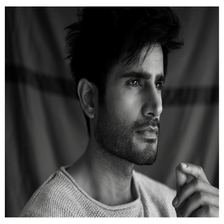
#> input picture Indian/resize/00000293_resized.png, 224 x 224 px, found by its file name
$ python skinDetector.py Indian/resize/00000293_resized.png
#> lines starting #> are read from the running program, lines starting #| are printed output that depends on the picture; after the words box and inside, x2 and y2 are one past the last pixel; in counts of white or black regions, pixels touching at a corner belong together; long printed decimals are rounded
import sys
from enum import Enum, auto
import cv2
import numpy as np
from matplotlib import pyplot as plt
from scipy.stats import f_oneway


class Method(Enum):
    '''Available methods for processing an image
                    REGION_BASED: segment the skin using the HSV and YCbCr colorspaces, followed by the Watershed algorithm'''
    REGION_BASED = auto()


class SkinDetector():

    def __init__(self, image_path: str) -> None:
#> called with image_path = './Negroids/Negroids/00000293_resized.png'
        self.image = cv2.imread(image_path)
#> self.image is the input picture: shape (224, 224, 3); mean B, G, R 77.4, 77.7, 77.7
        self.image_mask = None
        self.skin = None

    def find_skin(self, method=Method.REGION_BASED) -> None:
        '''function to process the image based on some method '''
        if (method == Method.REGION_BASED):
            self.__color_segmentation()
            self.__region_based_segmentation()

    def get_resulting_images(self) -> tuple:
        """Returns the processed images
                        [0] = The original image
                        [1] = The resulting image mask containing the skin
                        [2] = The result image after a bitwise_and of [1] and [0]"""

        return self.image, self.image_mask, self.skin

    def __color_segmentation(self) -> None:
        '''Apply a threshold to an HSV and YCbCr images, the used values were based on current research papers along with some empirical tests and visual evaluation'''

        HSV_image = cv2.cvtColor(self.image, cv2.COLOR_BGR2HSV)
#> HSV_image: shape (224, 224, 3); mean H, S, V 6, 1, 77.7
        YCbCr_image = cv2.cvtColor(self.image, cv2.COLOR_BGR2YCR_CB)
#> YCbCr_image: shape (224, 224, 3); mean of channels 0, 1, 2 77.7, 128, 127.8

        lower_HSV_values = np.array([0, 30, 50], dtype="uint8")
        upper_HSV_values = np.array([180, 180, 160], dtype="uint8")

        lower_YCbCr_values = np.array((0, 138, 67), dtype="uint8")
        upper_YCbCr_values = np.array((255, 173, 133), dtype="uint8")

        # A binary mask is returned. White skin_reshape (255) represent skin_reshape that fall into the upper/lower.
        mask_YCbCr = cv2.inRange(
            YCbCr_image, lower_YCbCr_values, upper_YCbCr_values)
#> mask_YCbCr: shape (224, 224); every value is 0
        mask_HSV = cv2.inRange(HSV_image, lower_HSV_values, upper_HSV_values)
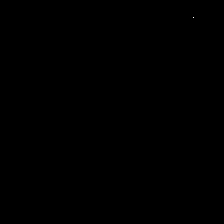
#> mask_HSV: shape (224, 224); 0% white in thin lines or dots, all inside (x1, y1, x2, y2) = (193, 17, 194, 18)

        self.skin_mask = cv2.add(mask_HSV, mask_YCbCr)

    def __region_based_segmentation(self) -> None:
        '''Function that applies Watershed and morphological operations on the thresholded image morphological operations'''

        image_foreground = cv2.erode(
            self.skin_mask, None, iterations=3)  # remove noise

        # The background region is reduced a little because of the dilate operation
        dilated_binary_image = cv2.dilate(self.skin_mask, None, iterations=3)
#> dilated_binary_image: shape (224, 224); 0.1% white; 1 white region, box (x1, y1, x2, y2) and area: (190, 14, 197, 21) 49
        # set all background regions to 128
        _, image_background = cv2.threshold(
            dilated_binary_image, 1, 128, cv2.THRESH_BINARY)

        # add both foreground and background, forming markers. The markers are "seeds" of the future image regions.
        image_marker = cv2.add(image_foreground, image_background)
        image_marker32 = np.int32(image_marker)  # convert to 32SC1 format

        image_marker32 = cv2.watershed(self.image, image_marker32)
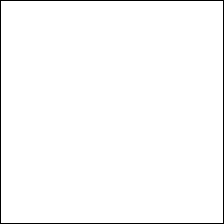
#> image_marker32: shape (224, 224) int32; values -1 (black) and 128 (white), 98.2% white; black in thin lines or dots
        m = cv2.convertScaleAbs(image_marker32)  # convert back to uint8

        # bitwise of the mask with the input image
        _, self.image_mask = cv2.threshold(
            m, 0, 255, cv2.THRESH_BINARY + cv2.THRESH_OTSU)
#> self.image_mask: shape (224, 224); 98.2% white; black in thin lines or dots
        self.skin = cv2.bitwise_and(
            self.image, self.image, mask=self.image_mask)

    def show_all_images(self, window_title="Original Image | Skin Mask | Result") -> None:
        '''Show all processed images concatenated along the 1 axis using imshow '''
#> called with window_title = 'Original Image | Skin Mask | Result'
        rgb_mask = cv2.cvtColor(self.image_mask, cv2.COLOR_GRAY2RGB)
#> rgb_mask: shape (224, 224, 3); 98.2% white; black in thin lines or dots
        cv2.namedWindow(window_title, cv2.WINDOW_NORMAL)

        # Convert to HSV
        hsv_img = cv2.cvtColor(self.skin, cv2.COLOR_BGR2HSV)
#> hsv_img: shape (224, 224, 3); mean H, S, V 6, 1, 73.2

        # Increase hue and saturation
        hue_shift = 15
        saturation_scale = 1.5
        hsv_img[:, :, 0] = (hsv_img[:, :, 0] + hue_shift) % 180
#> hsv_img: shape (224, 224, 3); mean H, S, V 21, 1, 73.2
        hsv_img[:, :, 1] = hsv_img[:, :, 1] * saturation_scale
#> hsv_img: shape (224, 224, 3); mean H, S, V 21, 1.5, 73.2

        # Convert back to BGR
        yellow_face = cv2.cvtColor(hsv_img, cv2.COLOR_HSV2BGR)

        # Display result
        cv2.imshow(window_title, np.concatenate(
            (self.image, rgb_mask, self.skin, yellow_face), axis=1))
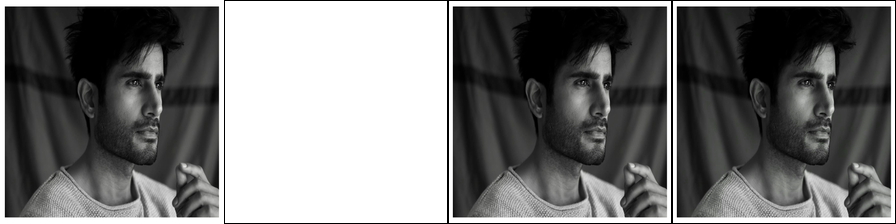
#> window 'Original Image | Skin Mask | R': shape (224, 896, 3); mean B, G, R 118.3, 118.6, 118.5

        # Skin detected image histogram
        plt.subplot(1, 2, 1)
        blue_color = cv2.calcHist([self.skin], [0], None, [256], [1, 256])
#> blue_color = 256 values, max 2649 at index 254, min 0 at index 255, mean 179.4
        green_color = cv2.calcHist([self.skin], [1], None, [256], [1, 256])
#> green_color = 256 values, max 2652 at index 254, min 0 at index 226, mean 179.4
        red_color = cv2.calcHist([self.skin], [2], None, [256], [1, 256])
#> red_color has the same summary as green_color

        plt.plot(blue_color, color="blue")
        plt.plot(green_color, color="green")
        plt.plot(red_color, color="red")

        # Yello skin image histogram
        plt.subplot(1, 2, 2)
        blue_color = cv2.calcHist([yellow_face], [0], None, [256], [1, 256])
#> blue_color = 256 values, max 2649 at index 254, min 0 at index 226, mean 179.4
        green_color = cv2.calcHist([yellow_face], [1], None, [256], [1, 256])
        red_color = cv2.calcHist([yellow_face], [2], None, [256], [1, 256])
#> red_color = 256 values, max 2649 at index 254, min 0 at index 255, mean 179.4

        plt.plot(blue_color, color="blue")
        plt.plot(green_color, color="green")
        plt.plot(red_color, color="red")

        # reshape images
        skin_reshape = self.skin.reshape(-1, 3)
        yellow_skin_reshape = yellow_face.reshape(-1, 3)

        # Separate the pixel values for each RGB channel
        blue_channel_skin = skin_reshape[:, 0]
        blue_channel_yellow_skin = yellow_skin_reshape[:, 0]
        green_channel_skin = skin_reshape[:, 1]
        green_channel_yellow_skin = yellow_skin_reshape[:, 1]
        red_channel_skin = skin_reshape[:, 2]
        red_channel_yellow_skin = yellow_skin_reshape[:, 2]

        # Perform ANOVA test for each channel
        _, red_pvalue = f_oneway(red_channel_skin, red_channel_yellow_skin)
#> red_pvalue = 0.452
        _, green_pvalue = f_oneway(
            green_channel_skin, green_channel_yellow_skin)
#> green_pvalue = 0.989
        _, blue_pvalue = f_oneway(blue_channel_skin, blue_channel_yellow_skin)
#> blue_pvalue = 0.604

        # Print the p-values
        print("Red channel p-value:", red_pvalue)
#| Red channel p-value: 0.4518
        print("Green channel p-value:", green_pvalue)
#| Green channel p-value: 0.9893
        print("Blue channel p-value:", blue_pvalue)
#| Blue channel p-value: 0.6036


        plt.show()
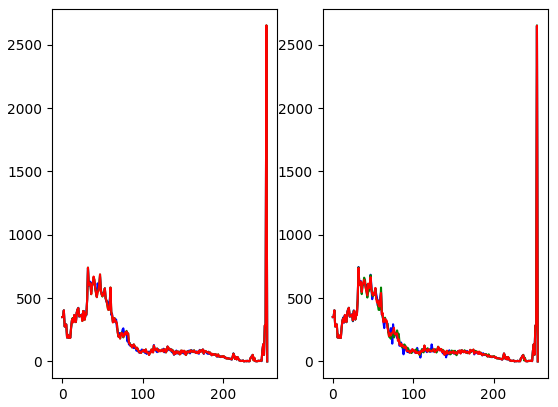
#> figure drawn by matplotlib, 2 panels; panel 1: curve peaks at x = 254, y = 2649; panel 1: curve peaks at x = 254, y = 2652; panel 1: curve peaks at x = 254, y = 2652; panel 2: curve peaks at x = 254, y = 2649
        cv2.waitKey(0)


'''This is an example script for running the default library processing method'''
# from trial1 import SkinDetector


imageName = sys.argv[1]

detector = SkinDetector(
    image_path="./Negroids/Negroids/00000293_resized.png")
detector.find_skin()
detector.show_all_images()

$ run again, with Indian/resize/00000001_resized.png copied over Indian/resize/00000293_resized.png
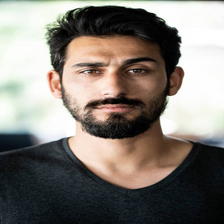
#> input picture Indian/resize/00000001_resized.png, 224 x 224 px, found by its file name
#> in __init__, self.image is the input picture: shape (224, 224, 3); mean B, G, R 116.9, 123.4, 129.3
#> HSV_image: shape (224, 224, 3); mean H, S, V 47.1, 59.4, 133.9
#> YCbCr_image: shape (224, 224, 3); mean of channels 0, 1, 2 124.4, 131.5, 123.8
#> in __color_segmentation, `mask_YCbCr = cv2.inRange( YCbCr_image, lower_YCbCr_values, upper_YCbCr..`:
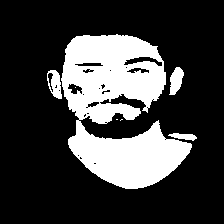
#> mask_YCbCr: shape (224, 224); 24.7% white; 7 white regions (3 under 20 px), largest, box (x1, y1, x2, y2) and area: (61, 34, 192, 189) 11719, (169, 67, 184, 95) 271, (47, 70, 62, 99) 265, (168, 133, 197, 141) 136
#> mask_HSV: shape (224, 224); 15.9% white; 121 white regions (109 under 20 px), largest, box (x1, y1, x2, y2) and area: (47, 28, 167, 137) 3616, (119, 67, 193, 174) 2188, (0, 132, 134, 190) 796
#> self.skin_mask: shape (224, 224); 30.1% white; 104 white regions (95 under 20 px), largest, box (x1, y1, x2, y2) and area: (0, 28, 193, 190) 13911, (36, 164, 85, 187) 399, (168, 133, 199, 142) 153
#> image_foreground: shape (224, 224); 16.6% white; 5 white regions (1 under 20 px), largest, box (x1, y1, x2, y2) and area: (55, 37, 164, 124) 4434, (71, 124, 189, 186) 3792, (173, 71, 180, 89) 64, (52, 147, 64, 157) 44
#> dilated_binary_image: shape (224, 224); 47.2% white; 7 white regions, largest, box (x1, y1, x2, y2) and area: (0, 2, 224, 204) 22884, (0, 194, 21, 224) 483, (140, 0, 173, 4) 132
#> in show_all_images, `blue_color = cv2.calcHist([self.skin], [0], None, [256], [1, 256])`: blue_color = 256 values, max 85 at index 212, min 0 at index 0, mean 32.56
#> in show_all_images, `green_color = cv2.calcHist([self.skin], [1], None, [256], [1, 256])`: green_color = 256 values, max 95 at index 226, min 0 at index 0, mean 32.56
#> red_color = 256 values, max 171 at index 246, min 0 at index 0, mean 32.56
#> in show_all_images, `blue_color = cv2.calcHist([yellow_face], [0], None, [256], [1, 256])`: blue_color = 256 values, max 95 at index 34, min 0 at index 206, mean 32.55
#> in show_all_images, `green_color = cv2.calcHist([yellow_face], [1], None, [256], [1, 256])`: green_color = 256 values, max 140 at index 237, min 0 at index 0, mean 32.56
#> red_pvalue = 0.987
#> green_pvalue = 9.31e-27
#> blue_pvalue = 1.73e-65
#| Red channel p-value: 0.9869
#| Green channel p-value: 9.314223338493581e-27
#| Blue channel p-value: 1.72922821709939e-65
#> in show_all_images, `plt.show()`:
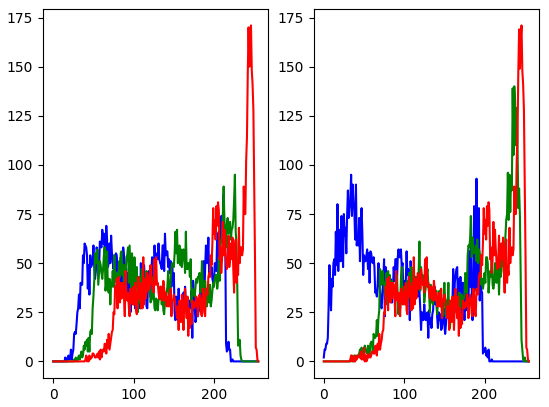
#> figure drawn by matplotlib, 2 panels; panel 1: curve peaks at x = 212, y = 85; panel 1: curve peaks at x = 226, y = 95; panel 1: curve peaks at x = 246, y = 171; panel 2: curve peaks at x = 34, y = 95

$ run again, with Indian/resize/00000002_resized.png copied over Indian/resize/00000293_resized.png
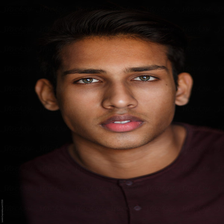
#> input picture Indian/resize/00000002_resized.png, 224 x 224 px, found by its file name
#> in __init__, self.image is the input picture: shape (224, 224, 3); mean B, G, R 27, 33.5, 53.9
#> HSV_image: shape (224, 224, 3); mean H, S, V 52.5, 94.4, 53.9
#> YCbCr_image: shape (224, 224, 3); mean of channels 0, 1, 2 38.8, 138.8, 121.3
#> in __color_segmentation, `mask_YCbCr = cv2.inRange( YCbCr_image, lower_YCbCr_values, upper_YCbCr..`:
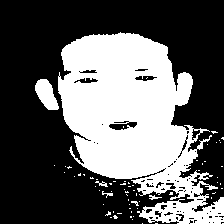
#> mask_YCbCr: shape (224, 224); 37.6% white; 69 white regions (63 under 20 px), largest, box (x1, y1, x2, y2) and area: (58, 32, 224, 224) 18117, (35, 79, 59, 110) 462, (95, 181, 108, 187) 34, (149, 195, 162, 200) 31, (102, 191, 113, 198) 29, (131, 201, 139, 206) 20
#> mask_HSV: shape (224, 224); 18.3% white; 41 white regions (37 under 20 px), largest, box (x1, y1, x2, y2) and area: (58, 33, 193, 179) 8712, (35, 80, 59, 111) 289, (134, 173, 162, 182) 38, (141, 37, 151, 42) 21
#> image_foreground: shape (224, 224); 24.2% white; 13 white regions (7 under 20 px), largest, box (x1, y1, x2, y2) and area: (61, 36, 189, 176) 11710, (39, 82, 55, 107) 175, (169, 155, 193, 177) 103, (179, 206, 192, 215) 42, (218, 200, 224, 210) 40, (156, 175, 165, 179) 21
#> dilated_binary_image: shape (224, 224); 50.5% white; 11 black regions (9 under 20 px), largest, box (x1, y1, x2, y2) and area: (0, 0, 224, 224) 24318, (201, 143, 224, 180) 449
#> self.image_mask: shape (224, 224); 24.1% white; 13 white regions (7 under 20 px), largest, box (x1, y1, x2, y2) and area: (61, 36, 189, 176) 11710, (39, 82, 55, 107) 175, (169, 155, 193, 177) 103, (179, 206, 192, 215) 42, (218, 202, 223, 210) 30, (156, 175, 165, 179) 21
#> in show_all_images, `blue_color = cv2.calcHist([self.skin], [0], None, [256], [1, 256])`: blue_color = 256 values, max 171 at index 59, min 0 at index 0, mean 47.28
#> in show_all_images, `green_color = cv2.calcHist([self.skin], [1], None, [256], [1, 256])`: green_color = 256 values, max 190 at index 113, min 0 at index 0, mean 47.28
#> red_color = 256 values, max 158 at index 168, min 0 at index 0, mean 47.28
#> in show_all_images, `blue_color = cv2.calcHist([yellow_face], [0], None, [256], [1, 256])`: blue_color = 256 values, max 289 at index 6, min 0 at index 172, mean 46.64
#> in show_all_images, `green_color = cv2.calcHist([yellow_face], [1], None, [256], [1, 256])`: green_color = 256 values, max 181 at index 151, min 0 at index 0, mean 47.28
#> red_pvalue = 1
#> green_pvalue = 5.24e-134
#> blue_pvalue = 0
#| Red channel p-value: 1.0
#| Green channel p-value: 5.242971670732522e-134
#| Blue channel p-value: 0.0
#> in show_all_images, `plt.show()`:
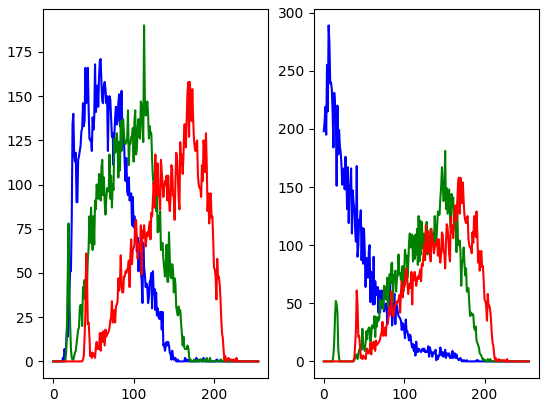
#> figure drawn by matplotlib, 2 panels; panel 1: curve peaks at x = 59, y = 171; panel 1: curve peaks at x = 113, y = 190; panel 1: curve peaks at x = 168, y = 158; panel 2: curve peaks at x = 6, y = 289

$ run again, with Indian/resize/00000003_resized.png copied over Indian/resize/00000293_resized.png
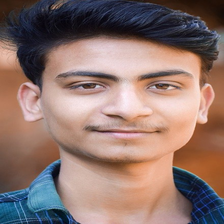
#> input picture Indian/resize/00000003_resized.png, 224 x 224 px, found by its file name
#> in __init__, self.image is the input picture: shape (224, 224, 3); mean B, G, R 109.7, 116.6, 142.4
#> HSV_image: shape (224, 224, 3); mean H, S, V 44.9, 93.5, 151.1
#> YCbCr_image: shape (224, 224, 3); mean of channels 0, 1, 2 123.5, 141.5, 120.2
#> mask_YCbCr: shape (224, 224); 69.8% white; 49 black regions (38 under 20 px), largest, box (x1, y1, x2, y2) and area: (0, 0, 224, 93) 9156, (0, 159, 81, 224) 3042, (172, 166, 224, 224) 1871
#> mask_HSV: shape (224, 224); 28.6% white; 130 white regions (113 under 20 px), largest, box (x1, y1, x2, y2) and area: (0, 0, 224, 101) 6410, (0, 125, 142, 196) 3530, (176, 110, 224, 162) 1257
#> self.skin_mask: shape (224, 224); 81.4% white; 120 black regions (106 under 20 px), largest, box (x1, y1, x2, y2) and area: (0, 0, 211, 89) 4443, (0, 159, 73, 224) 2154, (173, 168, 224, 224) 1148
#> image_foreground: shape (224, 224); 62.2% white; 15 black regions, largest, box (x1, y1, x2, y2) and area: (0, 0, 224, 92) 10383, (0, 156, 83, 224) 3458, (170, 164, 224, 224) 2268
#> dilated_binary_image: shape (224, 224); 95.4% white; 16 black regions (10 under 20 px), largest, box (x1, y1, x2, y2) and area: (21, 14, 140, 47) 1400, (32, 177, 56, 205) 419, (0, 204, 16, 220) 188, (26, 58, 41, 76) 147, (204, 216, 219, 224) 57, (218, 6, 224, 17) 52
#> in __region_based_segmentation, `image_marker32 = cv2.watershed(self.image, image_marker32)`:
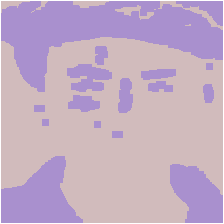
#> image_marker32: shape (224, 224) int32; 3 distinct labels, from -1 to 255; one colour per label, 0 black, -1 white
#> self.image_mask: shape (224, 224); 61.2% white; 13 black regions, largest, box (x1, y1, x2, y2) and area: (0, 0, 224, 224) 16615, (67, 64, 112, 92) 825, (118, 78, 133, 113) 423
#> in show_all_images, `blue_color = cv2.calcHist([self.skin], [0], None, [256], [1, 256])`: blue_color = 256 values, max 310 at index 147, min 0 at index 0, mean 120
#> in show_all_images, `green_color = cv2.calcHist([self.skin], [1], None, [256], [1, 256])`: green_color = 256 values, max 437 at index 175, min 0 at index 0, mean 120
#> red_color = 256 values, max 425 at index 202, min 0 at index 0, mean 120
#> in show_all_images, `blue_color = cv2.calcHist([yellow_face], [0], None, [256], [1, 256])`: blue_color = 256 values, max 287 at index 148, min 0 at index 210, mean 119.7
#> in show_all_images, `green_color = cv2.calcHist([yellow_face], [1], None, [256], [1, 256])`: green_color = 256 values, max 432 at index 194, min 0 at index 0, mean 120
#> red_pvalue = 0.949
#> green_pvalue = 5.56e-164
#> blue_pvalue = 4.57e-233
#| Red channel p-value: 0.9493
#| Green channel p-value: 5.563783707598307e-164
#| Blue channel p-value: 4.5745033113689505e-233
#> in show_all_images, `plt.show()`:
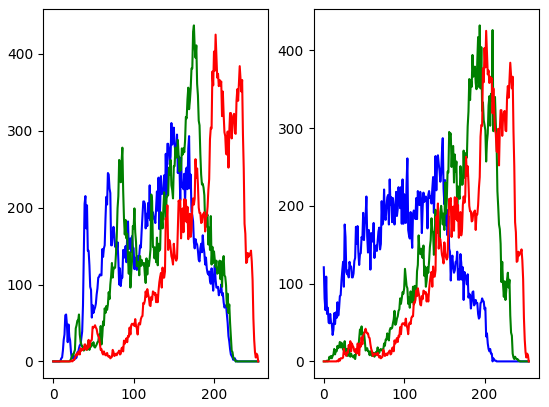
#> figure drawn by matplotlib, 2 panels; panel 1: curve peaks at x = 147, y = 310; panel 1: curve peaks at x = 175, y = 437; panel 1: curve peaks at x = 202, y = 425; panel 2: curve peaks at x = 148, y = 287
